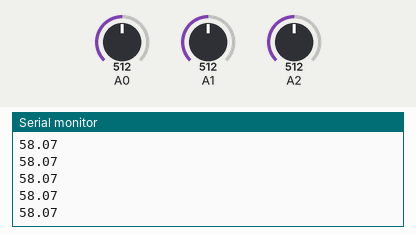
A sketch run on a simulated Arduino Uno, built with avr-gcc and run on an emulated ATmega328P. Parts: the last lines printed to the serial monitor. The inputs (shaded band) are chosen by the test bench; at power-on: A1 = 512, A0 = 512, A2 = 512.

Above: at 1.2 s.
1.3 s: A1 set to 716
At 2.2 s:
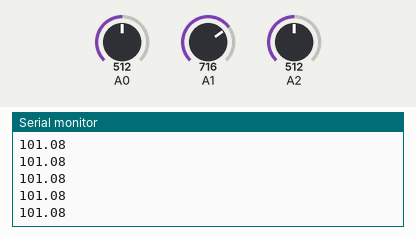
2.8 s: A1 set to 900
At 3.6 s:
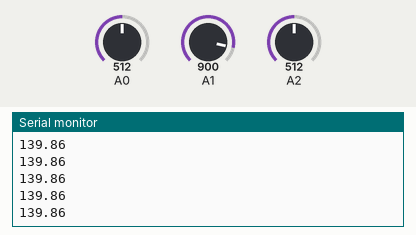
Timing chart, 0 to 5.8 s (numbered marks = the images above; inputs shaded):
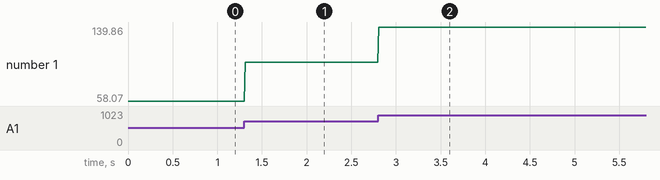

The sketch:

ArduinoTest.ino
```cpp
int x = A0;
int y = A1;
int z = A2;

double xVal = 0;
double yVal = 0;
double zVal = 0;

void setup() {
  Serial.begin(9600);

}

void loop() {

  xVal = (analogRead(A0)-236.0)*0.02174*9.8;
  yVal = (analogRead(A1)-236.5)*0.02151*9.8;
  zVal = (analogRead(A2)-243.25) * 0.02094 * 9.8;

  if(xVal>9.85)  {
  //  Serial.println("xOn");
  } else if(xVal < 9.75) {
    //    Serial.println("xOff");
  }

  if(yVal>9.85)  {
    //Serial.println("yOn");
  } else if(yVal < 9.75) {
     //   Serial.println("yOff");
  }

  if(zVal>9.85)  {
   // Serial.println("zOn");
  } else if(zVal < 9.75) {
   // Serial.println("zOff");
  }

 // Serial.println(xVal);
  Serial.println(yVal);
  //Serial.println(zVal);
  delay(10);

}
```

Measured:
- after the input at 1.3 s, the serial monitor: prints a new line at once (image 1)
- after the input at 2.8 s, the serial monitor: prints a new line at once (image 2)
- plotted number 1: 58.07 → 101.08 after the input at 1.3 s, 101.08 → 139 after the input at 2.8 s
